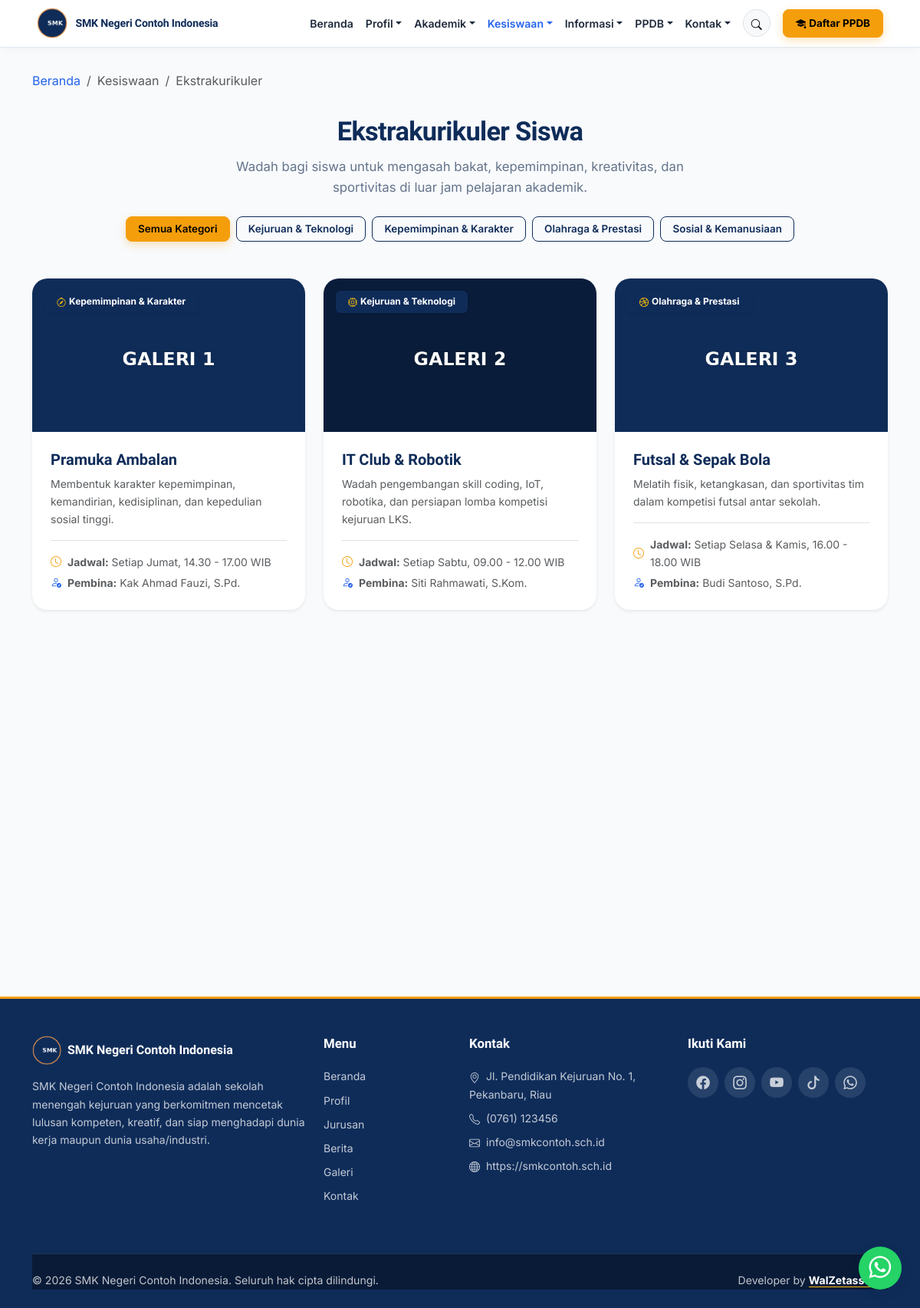
The page /ekstrakurikuler on the database its author committed.
### tables this page shows
CREATE TABLE school_profile (
  id INT UNSIGNED AUTO_INCREMENT PRIMARY KEY,
  school_name VARCHAR(150) NOT NULL,
  npsn VARCHAR(20) DEFAULT NULL,
  address VARCHAR(255) DEFAULT NULL,
  phone VARCHAR(50) DEFAULT NULL,
  email VARCHAR(150) DEFAULT NULL,
  website VARCHAR(150) DEFAULT NULL,
  description TEXT,
  logo VARCHAR(255) DEFAULT NULL,
  favicon VARCHAR(255) DEFAULT NULL,
  theme_color_primary VARCHAR(20) DEFAULT '#0F2C59',
  theme_color_secondary VARCHAR(20) DEFAULT '#2563EB',
  theme_color_accent VARCHAR(20) DEFAULT '#F59E0B',
  theme_preset VARCHAR(50) DEFAULT 'navy_classic',
  map_url VARCHAR(255) DEFAULT NULL,
  accreditation VARCHAR(10) DEFAULT NULL,
  founded_year VARCHAR(10) DEFAULT NULL,
  running_text TEXT DEFAULT NULL,
  is_running_text_active TINYINT(1) DEFAULT 1,
  video_profile_url VARCHAR(255) DEFAULT 'https://www.youtube.com/watch?v=7vhYf5p_yhs',
  video_title VARCHAR(200) DEFAULT 'Video Profil & Fasilitas Sekolah',
  video_description TEXT DEFAULT NULL,
  video_features TEXT DEFAULT NULL,
  whatsapp_ppdb VARCHAR(50) DEFAULT '6281234567890',
  whatsapp_bkk VARCHAR(50) DEFAULT '6281234567891',
  whatsapp_tu VARCHAR(50) DEFAULT '6281234567892',
  created_at DATETIME DEFAULT CURRENT_TIMESTAMP,
  updated_at DATETIME DEFAULT CURRENT_TIMESTAMP ON UPDATE CURRENT_TIMESTAMP
);

CREATE TABLE extracurriculars (
  id INT UNSIGNED AUTO_INCREMENT PRIMARY KEY,
  name VARCHAR(150) NOT NULL,
  slug VARCHAR(180) NOT NULL UNIQUE,
  category VARCHAR(100) NOT NULL DEFAULT 'Olahraga',
  icon VARCHAR(100) DEFAULT 'bi-trophy',
  image VARCHAR(255) DEFAULT NULL,
  schedule VARCHAR(150) DEFAULT NULL,
  coach_name VARCHAR(100) DEFAULT NULL,
  description TEXT NOT NULL,
  status TINYINT(1) NOT NULL DEFAULT 1,
  created_at DATETIME DEFAULT CURRENT_TIMESTAMP,
  updated_at DATETIME DEFAULT CURRENT_TIMESTAMP ON UPDATE CURRENT_TIMESTAMP
);

CREATE TABLE social_media (
  id INT UNSIGNED AUTO_INCREMENT PRIMARY KEY,
  platform VARCHAR(50) NOT NULL,
  url VARCHAR(255) NOT NULL,
  icon VARCHAR(100) DEFAULT NULL,
  status TINYINT(1) NOT NULL DEFAULT 1
);

### config/database.php (called while the page is built)
<?php
class Database
{
    private static ?PDO $instance = null;
    public static function getInstance(): PDO
    {
        if (self::$instance === null) {
            $host   = getenv('DB_HOST') ?: 'localhost';
            $dbname = getenv('DB_NAME') ?: 'smk_school';
            $user   = getenv('DB_USER') ?: 'root';
            $pass   = getenv('DB_PASS') !== false ? (string)getenv('DB_PASS') : '';
            $dsn = 'mysql:host=' . $host . ';dbname=' . $dbname . ';charset=utf8mb4';
            try {
                self::$instance = new PDO($dsn, $user, $pass, [
                    PDO::ATTR_ERRMODE            => PDO::ERRMODE_EXCEPTION,
                    PDO::ATTR_DEFAULT_FETCH_MODE  => PDO::FETCH_ASSOC,
                    PDO::ATTR_EMULATE_PREPARES    => false,
                ]);
            } catch (PDOException $e) {
                error_log('Database connection failed: ' . $e->getMessage());
                die('Koneksi database gagal. Silakan hubungi administrator.');
            }
        }
        return self::$instance;
    }
}
function getDB(): PDO
{
    return Database::getInstance();
}

### includes/functions.php (called while the page is built, shortened)
<?php
function e(?string $value): string
{
    return htmlspecialchars((string) ($value ?? ''), ENT_QUOTES | ENT_SUBSTITUTE, 'UTF-8');
}
function getSchoolProfile(): array
{
    static $profile = null;
    if ($profile === null) {
        $stmt = getDB()->query('SELECT * FROM school_profile ORDER BY id LIMIT 1');
        $profile = $stmt->fetch() ?: [];
    }
    return $profile;
}
function getSocialMedia(): array
{
    $stmt = getDB()->query('SELECT * FROM social_media WHERE status = 1 ORDER BY id ASC');
    return $stmt->fetchAll();
}
function getSchoolLevel(): string
{
    if (defined('APP_SCHOOL_LEVEL')) {
        $lvl = strtoupper(trim(APP_SCHOOL_LEVEL));
        if (in_array($lvl, ['MULTI', 'SMA', 'SMK', 'SMP', 'SD'], true)) {
            return $lvl;
        }
    }
    return 'MULTI';
}
function isSchoolLevelLocked(): bool
{
    return getSchoolLevel() !== 'MULTI';
}
function getAllowedModulesForLevel(string $level): array
{
    return match($level) {
        'SMA'       => ['majors', 'kelulusan', 'downloads', 'agendas', 'ppdb', 'extracurriculars', 'prestasi', 'testimonials', 'news', 'galleries', 'video_profile', 'guestbook', 'statistics'],
        'SMP', 'SD' => ['downloads', 'agendas', 'ppdb', 'extracurriculars', 'prestasi', 'news', 'galleries', 'video_profile', 'guestbook', 'statistics'],
        default     => ['bkk', 'partners', 'majors', 'kelulusan', 'downloads', 'agendas', 'ppdb', 'extracurriculars', 'prestasi', 'testimonials', 'news', 'galleries', 'video_profile', 'guestbook', 'statistics'],
    };
}
function isModuleActive(string $moduleKey): bool
{
    if (isSchoolLevelLocked()) {
        $allowed = getAllowedModulesForLevel(getSchoolLevel());
    }
    static $moduleCache = null;
    if ($moduleCache === null) {
        $moduleCache = [];
        try {
            $db = getDB();
            $rows = $db->query("SELECT module_key, is_active FROM site_modules")->fetchAll(PDO::FETCH_KEY_PAIR);
            if (is_array($rows)) {
                $moduleCache = array_map('intval', $rows);
            }
        } catch (Throwable $e) {
            return true;
        }
    }
    return !isset($moduleCache[$moduleKey]) || $moduleCache[$moduleKey] === 1;
}

### pages/ekstrakurikuler.php (the view, shortened to what this page needs)
<?php
$db = getDB();
$profile = getSchoolProfile();
$catFilter = $_GET['category'] ?? '';
$where = ["status = 1"];
$params = [];
$whereSql = implode(' AND ', $where);
$stmt = $db->prepare("SELECT * FROM extracurriculars WHERE $whereSql ORDER BY id ASC");
$stmt->execute($params);
$ekskuls = $stmt->fetchAll();
$categories = $db->query("SELECT DISTINCT category FROM extracurriculars WHERE status = 1 ORDER BY category ASC")->fetchAll(PDO::FETCH_COLUMN);
require BASE_PATH . '/includes/header.php';
require BASE_PATH . '/includes/navbar.php';
?>
<nav aria-label="breadcrumb" class="container pt-4">
  <ol class="breadcrumb small">
    <li class="breadcrumb-item"><a href="<?= e(BASE_URL) ?>/">Beranda</a></li>
    <li class="breadcrumb-item text-muted">Kesiswaan</li>
    <li class="breadcrumb-item active" aria-current="page">Ekstrakurikuler</li>
  </ol>
</nav>
<section class="section pt-3 pb-5">
  <div class="container">
    <div class="text-center mx-auto mb-4 reveal-up" style="max-width:680px;">
      <h1 class="section-title">Ekstrakurikuler Siswa</h1>
      <p class="section-subtitle mx-auto">Wadah bagi siswa untuk mengasah bakat, kepemimpinan, kreativitas, dan sportivitas di luar jam pelajaran akademik.</p>
    </div>
    <div class="d-flex flex-wrap justify-content-center gap-2 mb-5 reveal-up">
      <a href="<?= e(BASE_URL) ?>/ekstrakurikuler" class="btn btn-sm <?= $catFilter === '' ? 'btn-accent' : 'btn-outline-primary-custom' ?>">Semua Kategori</a>
      <?php foreach ($categories as $c): ?>
        <a href="<?= e(BASE_URL) ?>/ekstrakurikuler?category=<?= urlencode($c) ?>" class="btn btn-sm <?= $catFilter === $c ? 'btn-accent' : 'btn-outline-primary-custom' ?>"><?= e($c) ?></a>
      <?php endforeach; ?>
    </div>
    <?php if ($ekskuls): ?>
      <div class="row g-4 reveal-group">
        <?php foreach ($ekskuls as $i => $e): ?>
          <div class="col-lg-4 col-md-6">
            <div class="card border-0 shadow-sm rounded-4 h-100 d-flex flex-column hover-lift overflow-hidden">
              <div class="position-relative img-skeleton-wrapper" style="height: 200px;">
                <img src="<?= e(BASE_URL . '/' . ($e['image'] ?: 'assets/images/galeri-1.jpg')) ?>" alt="<?= e($e['name']) ?>" class="w-100 h-100" style="object-fit: cover;">
                <span class="badge bg-primary position-absolute top-0 start-0 m-3 px-3 py-2 fs-8 shadow-sm">
                  <i class="bi <?= e($e['icon']) ?> me-1 text-warning"></i><?= e($e['category']) ?>
                </span>
              </div>
              <div class="card-body p-4 d-flex flex-column flex-grow-1">
                <h2 class="h5 fw-bold text-primary mb-2"><?= e($e['name']) ?></h2>
                <p class="text-muted small flex-grow-1 mb-3"><?= nl2br(e($e['description'])) ?></p>
                <div class="pt-3 border-top small text-muted">
                  <?php if ($e['schedule']): ?>
                    <div class="mb-1 d-flex align-items-center gap-2">
                      <i class="bi bi-clock text-accent"></i>
                      <span><strong>Jadwal:</strong> <?= e($e['schedule']) ?></span>
                    </div>
                  <?php endif; ?>
                  <?php if ($e['coach_name']): ?>
                    <div class="d-flex align-items-center gap-2">
                      <i class="bi bi-person-check text-secondary"></i>
                      <span><strong>Pembina:</strong> <?= e($e['coach_name']) ?></span>
                    </div>
                  <?php endif; ?>
                </div>
              </div>
            </div>
          </div>
        <?php endforeach; ?>
      </div>
    <?php endif; ?>
  </div>
</section>
<?php require BASE_PATH . '/includes/footer.php'; ?>

### includes/navbar.php (shortened to what this page needs)
<?php
$profile = getSchoolProfile();
$currentPath = parse_url($_SERVER['REQUEST_URI'] ?? '/', PHP_URL_PATH) ?: '/';
$currentPath = rtrim($currentPath, '/') ?: '/';
if (!function_exists('navActive')) {
    function navActive(string $path, string $current): string
    {
        return $current === $path ? ' active' : '';
    }
}
$hasTicker = !empty($profile['is_running_text_active']) && !empty($profile['running_text']);
?>
<nav class="navbar navbar-expand-xl navbar-smk fixed-top <?= $hasTicker ? 'has-ticker' : '' ?>">
  <div class="container-fluid px-3 px-md-4 px-xl-5">
    <a class="navbar-brand me-2 me-xl-4" href="<?= e(BASE_URL) ?>/" title="<?= e($profile['school_name'] ?? '') ?>">
      <img src="<?= e(BASE_URL . '/' . ($profile['logo'] ?? 'assets/images/logo.png')) ?>" alt="Logo <?= e($profile['school_name'] ?? '') ?>">
      <span class="navbar-brand-text"><?= e($profile['school_name'] ?? 'SMK Negeri Contoh Indonesia') ?></span>
    </a>
    <div class="collapse navbar-collapse" id="mainNav">
      <ul class="navbar-nav ms-auto align-items-xl-center">
        <li class="nav-item"><a class="nav-link<?= navActive('/', $currentPath) ?>" href="<?= e(BASE_URL) ?>/">Beranda</a></li>
        <li class="nav-item dropdown">
          <a class="nav-link dropdown-toggle<?= str_starts_with($currentPath, '/profil') ? ' active' : '' ?>" href="<?= e(BASE_URL) ?>/profil" id="profilDropdown" role="button" data-bs-toggle="dropdown" aria-expanded="false">Profil</a>
        </li>
        <?php if (isModuleActive('majors') || isModuleActive('agendas') || isModuleActive('downloads')): ?>
        <li class="nav-item dropdown">
          <a class="nav-link dropdown-toggle<?= $currentPath === '/jurusan' || $currentPath === '/agenda' || $currentPath === '/unduhan' ? ' active' : '' ?>" href="#" id="akademikDropdown" role="button" data-bs-toggle="dropdown" aria-expanded="false">Akademik</a>
        </li>
        <?php endif; ?>
        <?php if (isModuleActive('extracurriculars') || isModuleActive('prestasi') || isModuleActive('kelulusan')): ?>
        <li class="nav-item dropdown">
          <a class="nav-link dropdown-toggle<?= $currentPath === '/ekstrakurikuler' || $currentPath === '/prestasi' || $currentPath === '/kelulusan' ? ' active' : '' ?>" href="#" id="kesiswaanDropdown" role="button" data-bs-toggle="dropdown" aria-expanded="false">Kesiswaan</a>
        </li>
        <?php endif; ?>
        <?php if (isModuleActive('news') || isModuleActive('galleries') || isModuleActive('bkk')): ?>
        <li class="nav-item dropdown">
          <a class="nav-link dropdown-toggle<?= $currentPath === '/berita' || $currentPath === '/galeri' || str_starts_with($currentPath, '/bkk') ? ' active' : '' ?>" href="#" id="informasiDropdown" role="button" data-bs-toggle="dropdown" aria-expanded="false">Informasi</a>
        </li>
        <?php endif; ?>
        <?php if (isModuleActive('ppdb')): ?>
        <li class="nav-item dropdown">
          <a class="nav-link dropdown-toggle<?= str_starts_with($currentPath, '/ppdb') ? ' active' : '' ?>" href="<?= e(BASE_URL) ?>/ppdb" id="ppdbDropdown" role="button" data-bs-toggle="dropdown" aria-expanded="false">PPDB</a>
        </li>
        <?php endif; ?>
        <li class="nav-item dropdown">
          <a class="nav-link dropdown-toggle<?= $currentPath === '/kontak' || $currentPath === '/buku-tamu' ? ' active' : '' ?>" href="#" id="kontakDropdown" role="button" data-bs-toggle="dropdown" aria-expanded="false">Kontak</a>
        </li>
        <li class="nav-item d-none d-xl-flex align-items-center ms-2">
          <button type="button" class="btn btn-sm btn-light rounded-circle shadow-none p-1 border" data-bs-toggle="modal" data-bs-target="#globalSearchModal" title="Pencarian Global (Ctrl + K)" style="width:36px;height:36px;">
            <i class="bi bi-search"></i>
          </button>
        </li>
        <?php if (isModuleActive('ppdb')): ?>
        <li class="nav-item ms-xl-3 mt-2 mt-xl-0">
          <a class="btn btn-sm btn-accent text-nowrap px-3 py-2 fw-bold d-inline-flex align-items-center gap-1" href="<?= e(BASE_URL) ?>/ppdb/daftar">
            <i class="bi bi-mortarboard-fill"></i> Daftar PPDB
          </a>
        </li>
        <?php endif; ?>
      </ul>
    </div>
  </div>
</nav>
<div class="navbar-spacer <?= $hasTicker ? 'has-ticker' : '' ?>" aria-hidden="true"></div>

### includes/footer.php (shortened to what this page needs)
<?php
$profile = getSchoolProfile();
$socials = getSocialMedia();
?>
  <footer class="footer-smk pt-5 pb-4">
    <div class="container">
      <div class="row g-4">
        <div class="col-lg-4 col-md-6">
          <div class="d-flex align-items-center gap-2 mb-3">
            <img src="<?= e(BASE_URL . '/' . ($profile['logo'] ?? 'assets/images/logo.png')) ?>" alt="Logo" style="height:38px;">
            <span class="fw-bold text-white" style="font-family: var(--font-display);"><?= e($profile['school_name'] ?? '') ?></span>
          </div>
          <p class="small"><?= e($profile['description'] ?? '') ?></p>
        </div>
        <div class="col-lg-2 col-md-6">
          <h6>Menu</h6>
          <ul class="list-unstyled small">
            <li class="mb-2"><a href="<?= e(BASE_URL) ?>/">Beranda</a></li>
            <li class="mb-2"><a href="<?= e(BASE_URL) ?>/profil">Profil</a></li>
            <li class="mb-2"><a href="<?= e(BASE_URL) ?>/jurusan">Jurusan</a></li>
            <li class="mb-2"><a href="<?= e(BASE_URL) ?>/berita">Berita</a></li>
            <li class="mb-2"><a href="<?= e(BASE_URL) ?>/galeri">Galeri</a></li>
            <li class="mb-2"><a href="<?= e(BASE_URL) ?>/kontak">Kontak</a></li>
          </ul>
        </div>
        <div class="col-lg-3 col-md-6">
          <h6>Kontak</h6>
          <ul class="list-unstyled small">
            <li class="mb-2"><i class="bi bi-geo-alt me-2"></i><?= e($profile['address'] ?? '') ?></li>
            <li class="mb-2"><i class="bi bi-telephone me-2"></i><?= e($profile['phone'] ?? '') ?></li>
            <li class="mb-2"><i class="bi bi-envelope me-2"></i><?= e($profile['email'] ?? '') ?></li>
            <li class="mb-2"><i class="bi bi-globe me-2"></i><?= e($profile['website'] ?? '') ?></li>
          </ul>
        </div>
        <div class="col-lg-3 col-md-6">
          <h6>Ikuti Kami</h6>
          <div class="d-flex gap-2">
            <?php foreach ($socials as $s): ?>
              <a class="social-icon-circle" href="<?= e($s['url']) ?>" target="_blank" rel="noopener" aria-label="<?= e($s['platform']) ?>">
                <i class="bi <?= e($s['icon']) ?>"></i>
              </a>
            <?php endforeach; ?>
          </div>
        </div>
      </div>
      <div class="footer-bottom d-flex flex-column flex-md-row justify-content-between align-items-center gap-2">
        <span>&copy; <?= date('Y') ?> <?= e($profile['school_name'] ?? '') ?>. Seluruh hak cipta dilindungi.</span>
        <span>Developer by <a href="https://www.portfolionyaihwal.my.id/" target="_blank" rel="noopener noreferrer" class="text-white fw-bold text-decoration-none border-bottom border-warning pb-0.5">WalZetass-Kar</a></span>
      </div>
    </div>
  </footer>
  <div class="wa-widget-wrapper">
    <button id="waToggleBtn" class="btn-wa-float shadow-soft" aria-label="Chat WhatsApp">
      <i class="bi bi-whatsapp"></i>
    </button>
  </div>
</body>
</html>

### rows shown on the page
school_profile: logo (picture), school_name "SMK Negeri Contoh Indonesia", description "SMK Negeri Contoh Indonesia adalah sekolah menengah kejuruan yang berkomitmen mencetak lulusan kompeten, kreatif, dan siap menghadapi dunia kerja maupun dunia usaha/industri.", address "Jl. Pendidikan Kejuruan No. 1, Pekanbaru, Riau", phone "(0761) 123456", email "info@smkcontoh.sch.id", website "https://smkcontoh.sch.id"
extracurriculars: image (picture), category "Kepemimpinan & Karakter", name "Pramuka Ambalan", description "Membentuk karakter kepemimpinan, kemandirian, kedisiplinan, dan kepedulian sosial tinggi.", schedule "Setiap Jumat, 14.30 - 17.00 WIB", coach_name "Kak Ahmad Fauzi, S.Pd."
extracurriculars: image (picture), category "Kejuruan & Teknologi", name "IT Club & Robotik", description "Wadah pengembangan skill coding, IoT, robotika, dan persiapan lomba kompetisi kejuruan LKS.", schedule "Setiap Sabtu, 09.00 - 12.00 WIB", coach_name "Siti Rahmawati, S.Kom."
extracurriculars: image (picture), category "Olahraga & Prestasi", name "Futsal & Sepak Bola", description "Melatih fisik, ketangkasan, dan sportivitas tim dalam kompetisi futsal antar sekolah.", schedule "Setiap Selasa & Kamis, 16.00 - 18.00 WIB", coach_name "Budi Santoso, S.Pd."

### other values the page prints
$c "Kejuruan & Teknologi"
$c "Kepemimpinan & Karakter"
$c "Olahraga & Prestasi"
$c "Sosial & Kemanusiaan"
